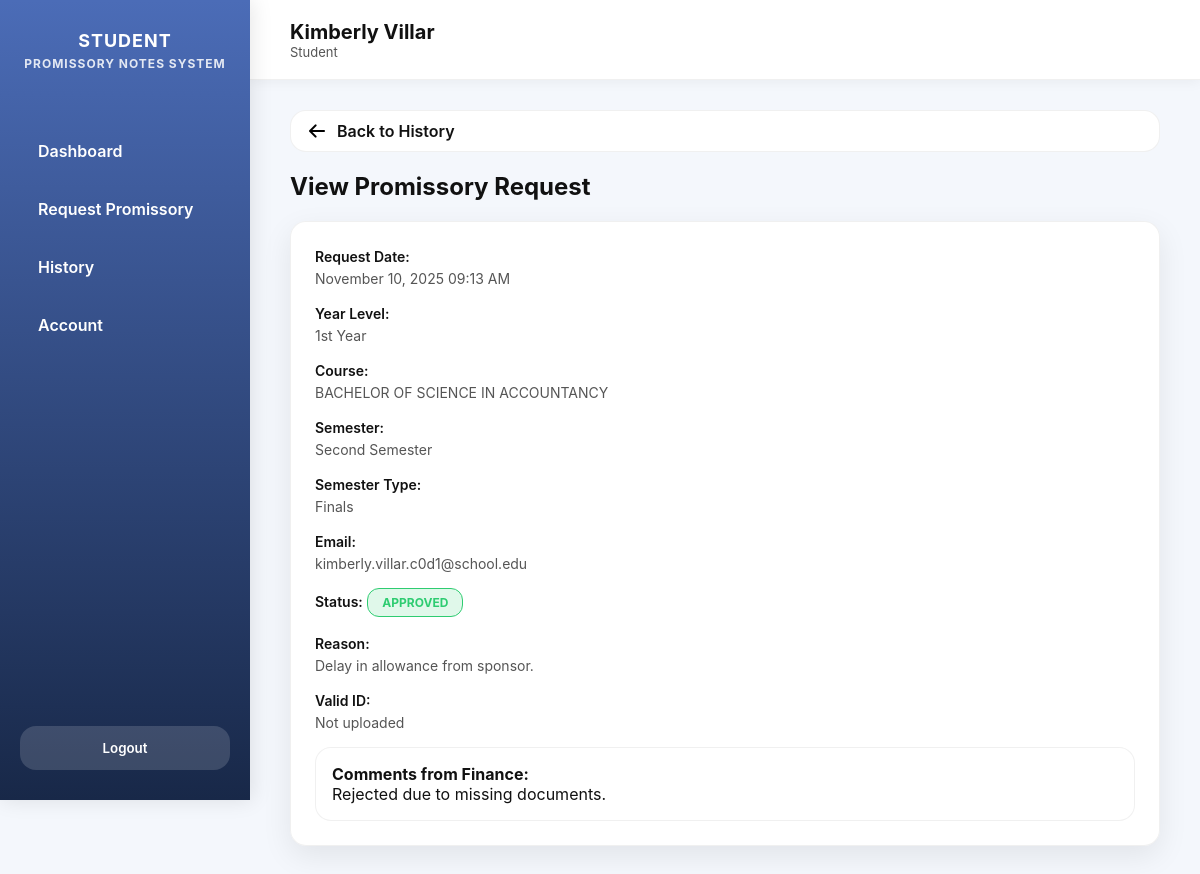
The app's page /student/view_request/2 (signed in) with its own data.
### models.py (models this page shows, shortened)
class Account(db.Model):
    id = db.Column(db.Integer, primary_key=True, autoincrement=True)
    first_name = db.Column(db.String(50), nullable=False)
    middle_name = db.Column(db.String(50))
    last_name = db.Column(db.String(50), nullable=False)
    suffix = db.Column(db.String(10))
    email = db.Column(db.String(100), unique=True, nullable=False)
    _role = db.Column("role", db.String(20), nullable=False)
    _status = db.Column("status", db.String(20), nullable=False)
    password_hash = db.Column(db.String(255), nullable=False)
    plain_password = db.Column(db.String(100), nullable=False)
    year_level = db.Column(db.String(20))
    course = db.Column(db.String(100))
    @property
    def role(self):
        return self._role
    @role.setter
    def role(self, value):
        self._role = value.capitalize() if value else value
    @property
    def status(self):
        return self._status
    @status.setter
    def status(self, value):
        self._status = value.capitalize() if value else value

class PromissoryRequest(db.Model):
    id = db.Column(db.Integer, primary_key=True)
    student_id = db.Column(db.Integer, db.ForeignKey(
        'account.id'), nullable=False)
    student = db.relationship("Account", backref="promissory_requests")
    year_level = db.Column(db.String(20), nullable=False)
    course = db.Column(db.String(100), nullable=False)
    email = db.Column(db.String(100), nullable=False)
    reason_text = db.Column(db.Text)
    reason_doc = db.Column(db.String(255))
    valid_id = db.Column(db.String(255))
    semester_type = db.Column(db.String(50))
    semester = db.Column(db.String(50))
    school_year = db.Column(db.String(20))
    status = db.Column(db.String(20), default="Pending")
    comments = db.Column(db.Text)
    requested_at = db.Column(db.DateTime, default=datetime.utcnow)

### student_routes.py (the view)
@student_bp.route("/view_request/<int:request_id>")
@require_role("Student")
def view_request(request_id):
    student_id = session["user_id"]
    student = Account.query.get(student_id)
    req = PromissoryRequest.query.filter_by(id=request_id, student_id=student_id).first()
    if not req:
        flash("Request not found.", "danger")
        return redirect(url_for("student.history"))
    log_action(student.email, f"Viewed promissory request ID {request_id}")
    return render_template("student/view_request.html", student=student, request=req)

### app.py (called while the page is built)
@app.before_request
def protect_admin_routes():
    if request.path.startswith("/admin"):
        if "user_id" not in session or session.get("role") != "Admin":
            flash("Admin access required.", "danger")
            return redirect(url_for("login"))

### student_routes.py (called while the page is built)
def require_role(role=None):
    def wrapper(func):
        @wraps(func)
        def decorated(*args, **kwargs):
            user_id = session.get("user_id")
            if not user_id:
                flash("Please log in first.", "warning")
                return redirect(url_for("login"))
            user = Account.query.get(user_id)
            if not user or user.status == "Inactive":
                flash("Your account is inactive. Please contact the admin.", "danger")
                return redirect(url_for("student.inactive_notice"))
            if role and user.role != role:
                flash("Access denied.", "danger")
                return redirect(url_for("login"))
            return func(*args, **kwargs)
        return decorated
    return wrapper

def log_action(user_name, action):
    log = SystemLog(user_name=user_name, action=action)
    db.session.add(log)
    db.session.commit()

### templates/student/view_request.html (shortened to what this page needs)
<!doctype html>
<html lang="en">
<head>
</head>
<body>
    <div class="app">
        <aside class="sidebar">
            <div class="brand">Student<br><span>Promissory Notes System</span></div>
            <nav class="nav">
                <a href="{{ url_for('student.dashboard') }}">Dashboard</a>
                <a href="{{ url_for('student.request_promissory') }}">Request Promissory</a>
                <a href="{{ url_for('student.history') }}">History</a>
                <a href="{{ url_for('student.setup') }}">Account</a>
            </nav>
            <button class="logout-btn" onclick="window.location.href='{{ url_for('student.logout') }}'">Logout</button>
        </aside>
        <main class="main">
            <header class="topbar">
                <div>
                    <div class="welcome">{{ student.first_name }} {{ student.last_name }}</div>
                    <div class="role">{{ student.role }}</div>
                </div>
            </header>
            <div class="content">
                <a href="{{ url_for('student.history') }}" class="btn-back">
                    <img src="{{ url_for('static', filename='images/back.png') }}"
                        style="width: 16px; margin-right: 6px; top: 2px; ">
                    Back to History
                </a>
                <h2>View Promissory Request</h2>
                <div class="card">
                    <div class="info">
                        <label>Request Date:</label>
                        <p>{{ request.requested_at.strftime('%B %d, %Y %I:%M %p') }}</p>
                    </div>
                    <div class="info">
                        <label>Year Level:</label>
                        <p>{{ request.year_level }}</p>
                    </div>
                    <div class="info">
                        <label>Course:</label>
                        <p>{{ request.course }}</p>
                    </div>
                    <div class="info">
                        <label>Semester:</label>
                        <p>{{ request.semester or "Not specified" }}</p>
                    </div>
                    <div class="info">
                        <label>Semester Type:</label>
                        <p>{{ request.semester_type or "Not specified" }}</p>
                    </div>
                    <div class="info">
                        <label>Email:</label>
                        <p>{{ request.email }}</p>
                    </div>
                    <div class="info">
                        <label>Status:</label>
                        <span class="status-badge
                        {% if request.status == 'Pending' %}status-pending
                        {% elif request.status == 'Approved' %}status-approved
                        {% else %}status-declined{% endif %}">
                            {{ request.status.upper() }}
                        </span>
                    </div>
                    <div class="info">
                        <label>Reason:</label>
                        {% if request.reason_text %}
                        <p>{{ request.reason_text }}</p>
                        {% elif request.reason_doc %}
                        <a href="{{ url_for('static', filename='uploads/' + request.reason_doc) }}" target="_blank">View
                            Document</a>
                        {% else %}
                        <p>Not provided</p>
                        {% endif %}
                    </div>
                    <div class="info">
                        <label>Valid ID:</label>
                        {% if request.valid_id %}
                        <a href="{{ url_for('static', filename='uploads/' + request.valid_id) }}" target="_blank">View
                            Document</a>
                        {% else %}
                        <p>Not uploaded</p>
                        {% endif %}
                    </div>
                    <div class="comments-box">
                        <strong>Comments from Finance:</strong>
                        <p>{{ request.comments or "No comments yet." }}</p>
                    </div>
                </div>
            </div>
        </main>
    </div>
</body>
</html>

### templates/student/view_request.html (style rules this page uses)
:root { --nav-width: 250px; --primary: #4b6cb7; --secondary: #182848; --accent: #f8b500; --bg: #f4f7fc; --card-bg: rgba(255, 255, 255, 0.95); --radius: 16px; --shadow: 0 10px 30px rgba(0, 0, 0, 0.08); --border: rgba(0, 0, 0, 0.06); --text: #111; --text-light: #555; --success: #2ecc71; --danger: #e74c3c; --warning: #f1c40f; --font: 'Inter', system-ui, sans-serif; --hover-shadow: 0 15px 40px rgba(0, 0, 0, 0.12); }
* { margin: 0; padding: 0; box-sizing: border-box; font-family: var(--font); }
body { min-height: 100vh; background: var(--bg); color: var(--text); }
a { text-decoration: none; color: inherit; transition: 0.3s ease; }
.app { display: flex; min-height: 100vh; flex-direction: row; }
.sidebar { position: fixed; top: 0; left: 0; height: 100vh; width: var(--nav-width); display: flex; flex-direction: column; gap: 30px; padding: 30px 20px; background: linear-gradient(180deg, var(--primary), var(--secondary)); color: #fff; box-shadow: 2px 0 20px rgba(0, 0, 0, 0.1); z-index: 10; }
.brand { font-weight: 700; text-align: center; font-size: 18px; text-transform: uppercase; letter-spacing: 1px; }
.brand span { font-size: 12px; opacity: 0.85; }
.nav { display: flex; flex-direction: column; gap: 10px; margin-top: 25px; }
.nav a { padding: 14px 18px; border-radius: var(--radius); font-weight: 600; display: flex; align-items: center; gap: 10px; transition: 0.3s ease, transform 0.2s ease; position: relative; }
.logout-btn { margin-top: auto; padding: 14px 18px; border-radius: var(--radius); background: rgba(255, 255, 255, 0.15); color: #fff; font-weight: 600; cursor: pointer; text-align: center; border: none; transition: 0.3s ease, transform 0.2s ease; display: block; width: 100%; }
.main { margin-left: var(--nav-width); flex: 1; display: flex; flex-direction: column; }
.topbar { height: 80px; padding: 0 40px; display: flex; align-items: center; border-bottom: 1px solid var(--border); background: rgba(255, 255, 255, 0.95); backdrop-filter: blur(10px); box-shadow: 0 2px 12px rgba(0, 0, 0, 0.05); }
.welcome { font-size: 20px; font-weight: 700; }
.role { font-size: 13px; color: var(--text-light); }
.content { padding: 30px 40px; display: flex; flex-direction: column; gap: 20px; }
.btn, .btn-back { display: inline-flex; align-items: center; gap: 6px; padding: 10px 18px; border-radius: var(--radius); font-weight: 600; cursor: pointer; transition: 0.3s ease; border: 1px solid var(--border); background: #fff; text-decoration: none; }
.card { background: var(--card-bg); padding: 24px; border-radius: var(--radius); border: 1px solid var(--border); box-shadow: var(--shadow); backdrop-filter: blur(10px); display: flex; flex-direction: column; gap: 16px; transition: 0.3s ease; }
.info label { font-weight: 600; font-size: 14px; }
.info p, .info a { margin-top: 4px; font-size: 14px; color: var(--text-light); }
.status-badge { padding: 6px 14px; border-radius: 12px; font-weight: 700; display: inline-block; font-size: 12px; }
.status-approved { background: rgba(46, 204, 113, 0.15); color: var(--success); border: 1px solid var(--success); }
.comments-box { padding: 16px; border-radius: var(--radius); border: 1px solid var(--border); background: #fff; transition: 0.3s ease; }

### records on screen
Account: first_name "Kimberly", last_name "Villar", role "Student"
PromissoryRequest: requested_at "November 10, 2025 09:13 AM", year_level "1st Year", course "BACHELOR OF SCIENCE IN ACCOUNTANCY", semester "Second Semester", semester_type "Finals", email "kimberly.villar.c0d1@school.edu", status "APPROVED", reason_text "Delay in allowance from sponsor.", comments "Rejected due to missing documents."
